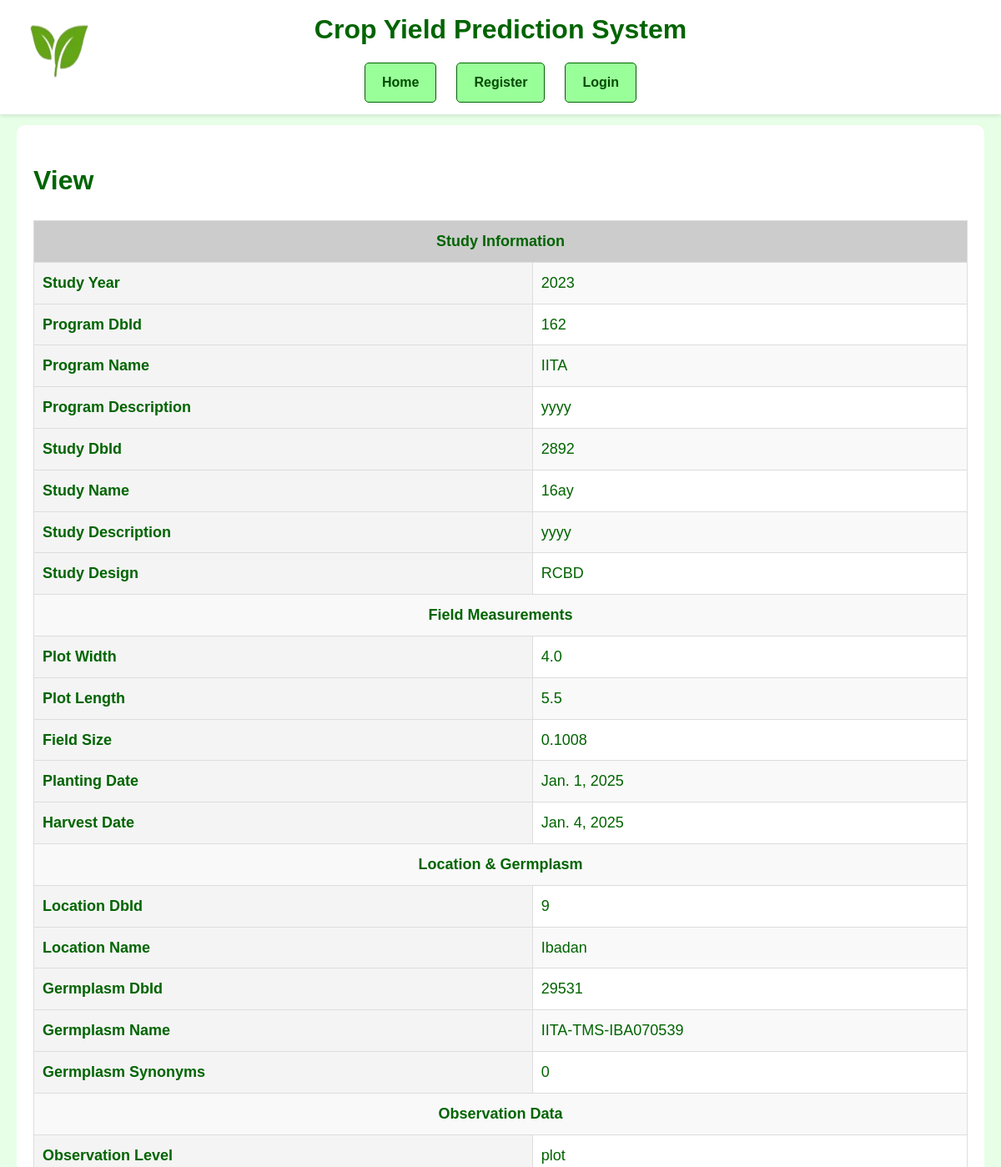
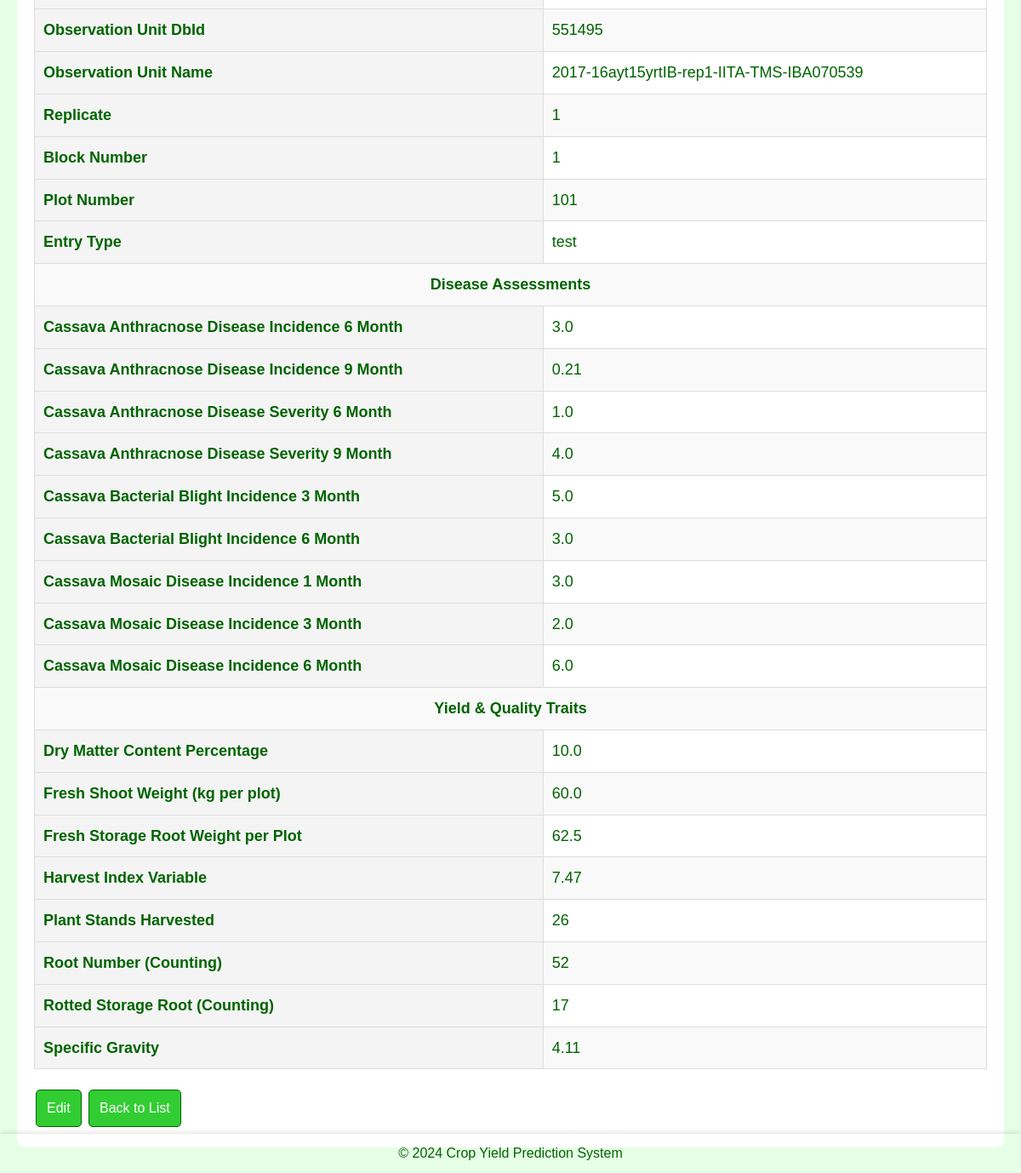
/fielddata/9/ (signed in), run on the app's committed database (2 pictures, top to bottom).
### django_nlp_integration/nlp_app/models.py (models this page shows, shortened)
class FieldData(models.Model):
    studyYear = models.IntegerField(default=0)
    programDbId = models.CharField(max_length=255, default='')
    programName = models.CharField(max_length=255, default='')
    programDescription = models.TextField(default='')
    studyDbId = models.CharField(max_length=255, default='')
    studyName = models.CharField(max_length=255, default='')
    studyDescription = models.TextField(default='')
    studyDesign = models.CharField(max_length=255, default='')
    plotWidth = models.FloatField(default=0.0)
    plotLength = models.FloatField(default=0.0)
    fieldSize = models.FloatField(default=0.0)
    plantingDate = models.DateField(default=date(2024, 1, 1))
    harvestDate = models.DateField(default=date(2024, 1, 1))
    locationDbId = models.CharField(max_length=255, default='')
    locationName = models.CharField(max_length=255, default='')
    germplasmDbId = models.CharField(max_length=255, default='')
    germplasmName = models.CharField(max_length=255, default='')
    germplasmSynonyms = models.CharField(max_length=255, blank=True, null=True, default='')
    observationLevel = models.CharField(max_length=255, default='')
    observationUnitDbId = models.CharField(max_length=255, default='')
    observationUnitName = models.CharField(max_length=255, default='')
    replicate = models.IntegerField(default=0)
    blockNumber = models.IntegerField(default=0)
    plotNumber = models.IntegerField(default=0)
    entryType = models.CharField(max_length=255, default='Unknown')
    boiled_storage_root_color = models.CharField(max_length=255, default='Unknown')
    cassava_anthractnose_disease_incidence_6_month = models.FloatField(default=0.0)
    cassava_anthractnose_disease_incidence_9_month = models.FloatField(default=0.0)
    cassava_anthractnose_disease_severity_6_month = models.FloatField(default=0.0)
    cassava_anthractnose_disease_severity_9_month = models.FloatField(default=0.0)
    cassava_bacterial_blight_incidence_3_month = models.FloatField(default=0.0)
    cassava_bacterial_blight_incidence_6_month = models.FloatField(default=0.0)
    cassava_bacterial_blight_severity_3_month = models.FloatField(default=0.0)
    cassava_bacterial_blight_severity_6_month = models.FloatField(default=0.0)
    cassava_green_mite_severity_first_evaluation = models.FloatField(default=0.0)
    cassava_green_mite_severity_second_evaluation = models.FloatField(default=0.0)
    cassava_mosaic_disease_incidence_1_month = models.FloatField(default=0.0)
    cassava_mosaic_disease_incidence_3_month = models.FloatField(default=0.0)
    cassava_mosaic_disease_incidence_6_month = models.FloatField(default=0.0)
    cassava_mosaic_disease_severity_1_month = models.FloatField(default=0.0)
    cassava_mosaic_disease_severity_3_month = models.FloatField(default=0.0)
    cassava_mosaic_disease_severity_6_month = models.FloatField(default=0.0)
    dry_matter_content_specific_gravity_method = models.FloatField(default=0.0)
    dry_matter_content_percentage = models.FloatField(default=0.0)
    ease_of_peeling_root_cortex_visual_rating = models.IntegerField(default=0)
    first_apical_branch_height_cm = models.FloatField(default=0.0)
    fresh_shoot_weight_kg_per_plot = models.FloatField(default=0.0)
    fresh_storage_root_weight_per_plot = models.FloatField(default=0.0)
    harvest_index_variable = models.FloatField(default=0.0)
    initial_vigor_assessment = models.IntegerField(default=0)
    number_of_planted_stakes_per_plot = models.IntegerField(default=0)
    plant_architecture_visual_rating = models.IntegerField(default=0)
    plant_stands_harvested_counting = models.IntegerField(default=0)
    poundability_assessment = models.IntegerField(default=0)
    proportion_lodged_plants_percentage = models.FloatField(default=0.0)
    root_neck_length_visual_rating = models.IntegerField(default=0)
    root_number_counting = models.IntegerField(default=0)
    rotted_storage_root_counting = models.IntegerField(default=0)
    specific_gravity = models.FloatField(default=0.0)
    sprout_count_nine_month = models.IntegerField(default=0)
    sprout_count_one_month = models.IntegerField(default=0)
    sprout_count_six_month = models.IntegerField(default=0)
    sprout_count_three_month = models.IntegerField(default=0)
    sprouting_proportion = models.FloatField(default=0.0)
    storage_root_cortex_color_visual_rating = models.IntegerField(default=0)
    storage_root_periderm_color_visual_rating = models.IntegerField(default=0)
    storage_root_pulp_color_visual_rating = models.IntegerField(default=0)
    storage_root_shape_visual_rating = models.IntegerField(default=0)
    storage_root_size_visual_rating = models.IntegerField(default=0)
    taste_of_boiled_root_rating = models.IntegerField(default=0)
    top_yield = models.FloatField(default=0.0)
    total_carotenoid_chart_1_8 = models.FloatField(default=0.0)
    total_carotenoid_iCheck_method = models.FloatField(default=0.0)

### django_nlp_integration/nlp_app/views.py (the view)
# urls.py: path('fielddata/<int:pk>/', views.fielddata_detail, name='fielddata_detail'),
@login_required
def fielddata_detail(request, pk):
    fielddata = get_object_or_404(FieldData, pk=pk)
    return render(request, 'nlp_app/fielddata_detail.html', {'fielddata': fielddata})

### django_nlp_integration/nlp_app/templates/nlp_app/fielddata_detail.html (shortened to what this page needs)
{% extends 'base_generic.html' %}
{% block content %}
<!DOCTYPE html>
<html>
<head>
</head>
<body>
    <h1>View</h1>
    <table>
        <tr class="section-header">
            <td colspan="2">Study Information</td>
        </tr>
        <tr><th>Study Year</th><td>{{ fielddata.studyYear }}</td></tr>
        <tr><th>Program DbId</th><td>{{ fielddata.programDbId }}</td></tr>
        <tr><th>Program Name</th><td>{{ fielddata.programName }}</td></tr>
        <tr><th>Program Description</th><td>{{ fielddata.programDescription }}</td></tr>
        <tr><th>Study DbId</th><td>{{ fielddata.studyDbId }}</td></tr>
        <tr><th>Study Name</th><td>{{ fielddata.studyName }}</td></tr>
        <tr><th>Study Description</th><td>{{ fielddata.studyDescription }}</td></tr>
        <tr><th>Study Design</th><td>{{ fielddata.studyDesign }}</td></tr>
        <tr class="section-header">
            <td colspan="2">Field Measurements</td>
        </tr>
        <tr><th>Plot Width</th><td>{{ fielddata.plotWidth }}</td></tr>
        <tr><th>Plot Length</th><td>{{ fielddata.plotLength }}</td></tr>
        <tr><th>Field Size</th><td>{{ fielddata.fieldSize }}</td></tr>
        <tr><th>Planting Date</th><td>{{ fielddata.plantingDate }}</td></tr>
        <tr><th>Harvest Date</th><td>{{ fielddata.harvestDate }}</td></tr>
        <tr class="section-header">
            <td colspan="2">Location & Germplasm</td>
        </tr>
        <tr><th>Location DbId</th><td>{{ fielddata.locationDbId }}</td></tr>
        <tr><th>Location Name</th><td>{{ fielddata.locationName }}</td></tr>
        <tr><th>Germplasm DbId</th><td>{{ fielddata.germplasmDbId }}</td></tr>
        <tr><th>Germplasm Name</th><td>{{ fielddata.germplasmName }}</td></tr>
        <tr><th>Germplasm Synonyms</th><td>{{ fielddata.germplasmSynonyms }}</td></tr>
        <tr class="section-header">
            <td colspan="2">Observation Data</td>
        </tr>
        <tr><th>Observation Level</th><td>{{ fielddata.observationLevel }}</td></tr>
        <tr><th>Observation Unit DbId</th><td>{{ fielddata.observationUnitDbId }}</td></tr>
        <tr><th>Observation Unit Name</th><td>{{ fielddata.observationUnitName }}</td></tr>
        <tr><th>Replicate</th><td>{{ fielddata.replicate }}</td></tr>
        <tr><th>Block Number</th><td>{{ fielddata.blockNumber }}</td></tr>
        <tr><th>Plot Number</th><td>{{ fielddata.plotNumber }}</td></tr>
        <tr><th>Entry Type</th><td>{{ fielddata.entryType }}</td></tr>
        <tr class="section-header">
            <td colspan="2">Disease Assessments</td>
        </tr>
        <tr><th>Cassava Anthracnose Disease Incidence 6 Month</th><td>{{ fielddata.cassava_anthractnose_disease_incidence_6_month }}</td></tr>
        <tr><th>Cassava Anthracnose Disease Incidence 9 Month</th><td>{{ fielddata.cassava_anthractnose_disease_incidence_9_month }}</td></tr>
        <tr><th>Cassava Anthracnose Disease Severity 6 Month</th><td>{{ fielddata.cassava_anthractnose_disease_severity_6_month }}</td></tr>
        <tr><th>Cassava Anthracnose Disease Severity 9 Month</th><td>{{ fielddata.cassava_anthractnose_disease_severity_9_month }}</td></tr>
        <tr><th>Cassava Bacterial Blight Incidence 3 Month</th><td>{{ fielddata.cassava_bacterial_blight_incidence_3_month }}</td></tr>
        <tr><th>Cassava Bacterial Blight Incidence 6 Month</th><td>{{ fielddata.cassava_bacterial_blight_incidence_6_month }}</td></tr>
        <tr><th>Cassava Mosaic Disease Incidence 1 Month</th><td>{{ fielddata.cassava_mosaic_disease_incidence_1_month }}</td></tr>
        <tr><th>Cassava Mosaic Disease Incidence 3 Month</th><td>{{ fielddata.cassava_mosaic_disease_incidence_3_month }}</td></tr>
        <tr><th>Cassava Mosaic Disease Incidence 6 Month</th><td>{{ fielddata.cassava_mosaic_disease_incidence_6_month }}</td></tr>
        <tr class="section-header">
            <td colspan="2">Yield & Quality Traits</td>
        </tr>
        <tr><th>Dry Matter Content Percentage</th><td>{{ fielddata.dry_matter_content_percentage }}</td></tr>
        <tr><th>Fresh Shoot Weight (kg per plot)</th><td>{{ fielddata.fresh_shoot_weight_kg_per_plot }}</td></tr>
        <tr><th>Fresh Storage Root Weight per Plot</th><td>{{ fielddata.fresh_storage_root_weight_per_plot }}</td></tr>
        <tr><th>Harvest Index Variable</th><td>{{ fielddata.harvest_index_variable }}</td></tr>
        <tr><th>Plant Stands Harvested</th><td>{{ fielddata.plant_stands_harvested_counting }}</td></tr>
        <tr><th>Root Number (Counting)</th><td>{{ fielddata.root_number_counting }}</td></tr>
        <tr><th>Rotted Storage Root (Counting)</th><td>{{ fielddata.rotted_storage_root_counting }}</td></tr>
        <tr><th>Specific Gravity</th><td>{{ fielddata.specific_gravity }}</td></tr>
    </table>
    <a href="{% url 'fielddata_update' fielddata.pk %}" class="btn">Edit</a>
    <a href="{% url 'fielddata_list' %}" class="btn">Back to List</a>
</body>
</html>
{% endblock %}

### static/css/global.css (style rules this page uses)
body { background-color: #f0fff0; color: #006400; font-family: 'Arial', sans-serif; margin: 0; padding: 0; line-height: 1.6; }
.btn { display: inline-block; padding: 8px 12px; background-color: #32cd32; color: white; text-align: center; text-decoration: none; border-radius: 5px; margin: 4px 2px; transition: background-color 0.3s ease, transform 0.2s ease; border: 1px solid #006400; }

### django_nlp_integration/nlp_app/templates/nlp_app/fielddata_detail.html (style rules this page uses)
table { width: 100%; border-collapse: collapse; margin: 20px 0; font-size: 18px; text-align: left; }
th, td { padding: 10px; border: 1px solid #ddd; }
th { background-color: #f4f4f4; }
tr:nth-child(even) { background-color: #f9f9f9; }
.section-header { background-color: #ccc; font-weight: bold; text-align: center; }

### data on the page
FieldData: studyYear "2023", programDbId "162", programName "IITA", programDescription "yyyy", studyDbId "2892", studyName "16ay", studyDescription "yyyy", studyDesign "RCBD", plotWidth "4.0", plotLength "5.5", fieldSize "0.1008", plantingDate "Jan. 1, 2025", harvestDate "Jan. 4, 2025", locationDbId "9", locationName "Ibadan", germplasmDbId "29531", germplasmName "IITA-TMS-IBA070539", germplasmSynonyms "0", observationLevel "plot", observationUnitDbId "551495", observationUnitName "2017-16ayt15yrtIB-rep1-IITA-TMS-IBA070539", replicate "1", blockNumber "1", plotNumber "101", entryType "test", cassava_anthractnose_disease_incidence_6_month "3.0", cassava_anthractnose_disease_incidence_9_month "0.21", cassava_anthractnose_disease_severity_6_month "1.0", cassava_anthractnose_disease_severity_9_month "4.0", cassava_bacterial_blight_incidence_3_month "5.0", cassava_bacterial_blight_incidence_6_month "3.0", cassava_mosaic_disease_incidence_1_month "3.0", cassava_mosaic_disease_incidence_3_month "2.0", cassava_mosaic_disease_incidence_6_month "6.0", dry_matter_content_percentage "10.0", fresh_shoot_weight_kg_per_plot "60.0", fresh_storage_root_weight_per_plot "62.5", harvest_index_variable "7.47", plant_stands_harvested_counting "26", root_number_counting "52", rotted_storage_root_counting "17", specific_gravity "4.11"
